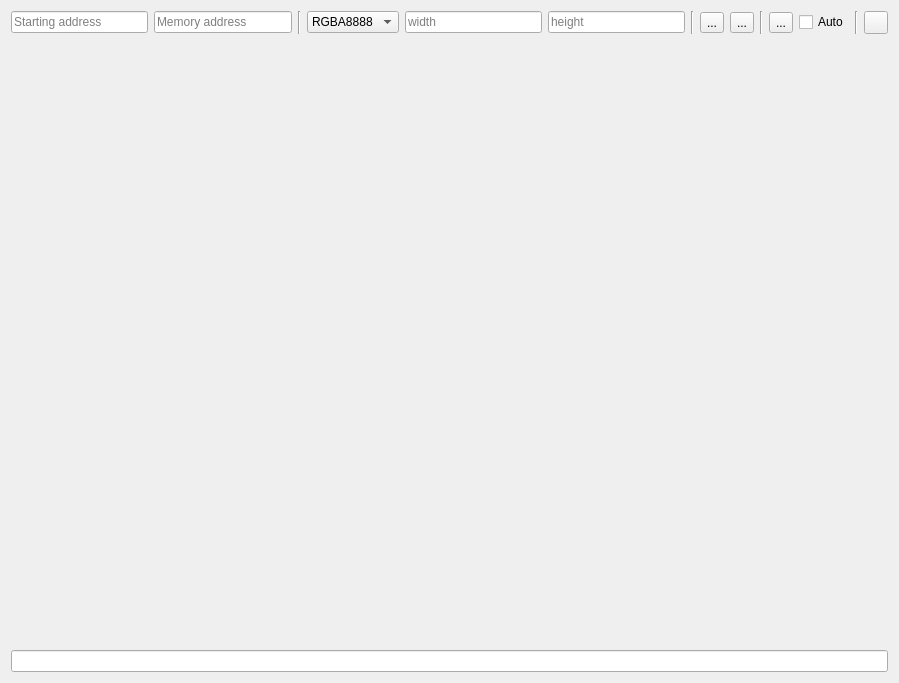
<?xml version="1.0" encoding="UTF-8"?>
<ui version="4.0">
 <class>SeerImageVisualizerWidgetForm</class>
 <widget class="QWidget" name="SeerImageVisualizerWidgetForm">
  <property name="geometry">
   <rect>
    <x>0</x>
    <y>0</y>
    <width>899</width>
    <height>683</height>
   </rect>
  </property>
  <property name="windowTitle">
   <string>Seer Image Visualizer</string>
  </property>
  <layout class="QVBoxLayout" name="verticalLayout">
   <item>
    <layout class="QHBoxLayout" name="horizontalLayout">
     <item>
      <widget class="SeerHistoryLineEdit" name="variableNameLineEdit">
       <property name="toolTip">
        <string>Variable expression resulting in an address.</string>
       </property>
       <property name="placeholderText">
        <string>Starting address</string>
       </property>
       <property name="clearButtonEnabled">
        <bool>true</bool>
       </property>
      </widget>
     </item>
     <item>
      <widget class="QLineEdit" name="variableAddressLineEdit">
       <property name="toolTip">
        <string>Memory address.</string>
       </property>
       <property name="readOnly">
        <bool>true</bool>
       </property>
       <property name="placeholderText">
        <string>Memory address</string>
       </property>
      </widget>
     </item>
     <item>
      <widget class="Line" name="line_3">
       <property name="orientation">
        <enum>Qt::Vertical</enum>
       </property>
      </widget>
     </item>
     <item>
      <widget class="QComboBox" name="formatComboBox">
       <item>
        <property name="text">
         <string>RGBA8888</string>
        </property>
       </item>
       <item>
        <property name="text">
         <string>RGB888</string>
        </property>
       </item>
      </widget>
     </item>
     <item>
      <widget class="SeerHistoryLineEdit" name="widthLineEdit">
       <property name="toolTip">
        <string>The image width (pixels)</string>
       </property>
       <property name="placeholderText">
        <string>width</string>
       </property>
       <property name="clearButtonEnabled">
        <bool>true</bool>
       </property>
      </widget>
     </item>
     <item>
      <widget class="SeerHistoryLineEdit" name="heightLineEdit">
       <property name="toolTip">
        <string>The image height (pixels)</string>
       </property>
       <property name="placeholderText">
        <string>height</string>
       </property>
       <property name="clearButtonEnabled">
        <bool>true</bool>
       </property>
      </widget>
     </item>
     <item>
      <widget class="Line" name="line_4">
       <property name="orientation">
        <enum>Qt::Vertical</enum>
       </property>
      </widget>
     </item>
     <item>
      <widget class="QToolButton" name="printToolButton">
       <property name="toolTip">
        <string>Print the display.</string>
       </property>
       <property name="text">
        <string>...</string>
       </property>
       <property name="icon">
        <iconset resource="resource.qrc">
         <normaloff>:/seer/resources/RelaxLightIcons/document-print.svg</normaloff>:/seer/resources/RelaxLightIcons/document-print.svg</iconset>
       </property>
      </widget>
     </item>
     <item>
      <widget class="QToolButton" name="saveToolButton">
       <property name="toolTip">
        <string>Save the display to a file.</string>
       </property>
       <property name="text">
        <string>...</string>
       </property>
       <property name="icon">
        <iconset resource="resource.qrc">
         <normaloff>:/seer/resources/RelaxLightIcons/document-save-as.svg</normaloff>:/seer/resources/RelaxLightIcons/document-save-as.svg</iconset>
       </property>
      </widget>
     </item>
     <item>
      <widget class="Line" name="line_1">
       <property name="orientation">
        <enum>Qt::Vertical</enum>
       </property>
      </widget>
     </item>
     <item>
      <widget class="QToolButton" name="refreshToolButton">
       <property name="toolTip">
        <string>Refresh the display.</string>
       </property>
       <property name="text">
        <string>...</string>
       </property>
       <property name="icon">
        <iconset resource="resource.qrc">
         <normaloff>:/seer/resources/RelaxLightIcons/view-refresh.svg</normaloff>:/seer/resources/RelaxLightIcons/view-refresh.svg</iconset>
       </property>
      </widget>
     </item>
     <item>
      <widget class="QCheckBox" name="autoRefreshCheckBox">
       <property name="toolTip">
        <string>Automatically refresh after each stopping point.</string>
       </property>
       <property name="text">
        <string>Auto</string>
       </property>
      </widget>
     </item>
     <item>
      <widget class="Line" name="line_2">
       <property name="orientation">
        <enum>Qt::Vertical</enum>
       </property>
      </widget>
     </item>
     <item>
      <widget class="QToolButton" name="helpToolButton">
       <property name="toolTip">
        <string>Help on Image Visualizer</string>
       </property>
       <property name="text">
        <string/>
       </property>
       <property name="icon">
        <iconset resource="resource.qrc">
         <normaloff>:/seer/resources/RelaxLightIcons/help-about.svg</normaloff>:/seer/resources/RelaxLightIcons/help-about.svg</iconset>
       </property>
      </widget>
     </item>
    </layout>
   </item>
   <item>
    <widget class="QImageViewer" name="imageViewer" native="true">
     <property name="sizePolicy">
      <sizepolicy hsizetype="Preferred" vsizetype="Preferred">
       <horstretch>0</horstretch>
       <verstretch>100</verstretch>
      </sizepolicy>
     </property>
    </widget>
   </item>
   <item>
    <widget class="QLineEdit" name="messageLineEdit">
     <property name="frame">
      <bool>true</bool>
     </property>
     <property name="readOnly">
      <bool>true</bool>
     </property>
    </widget>
   </item>
  </layout>
 </widget>
 <customwidgets>
  <customwidget>
   <class>SeerHistoryLineEdit</class>
   <extends>QLineEdit</extends>
   <header location="global">SeerHistoryLineEdit.h</header>
  </customwidget>
  <customwidget>
   <class>QImageViewer</class>
   <extends>QWidget</extends>
   <header>QImageViewer.h</header>
   <container>1</container>
  </customwidget>
 </customwidgets>
 <resources>
  <include location="resource.qrc"/>
 </resources>
 <connections/>
</ui>
